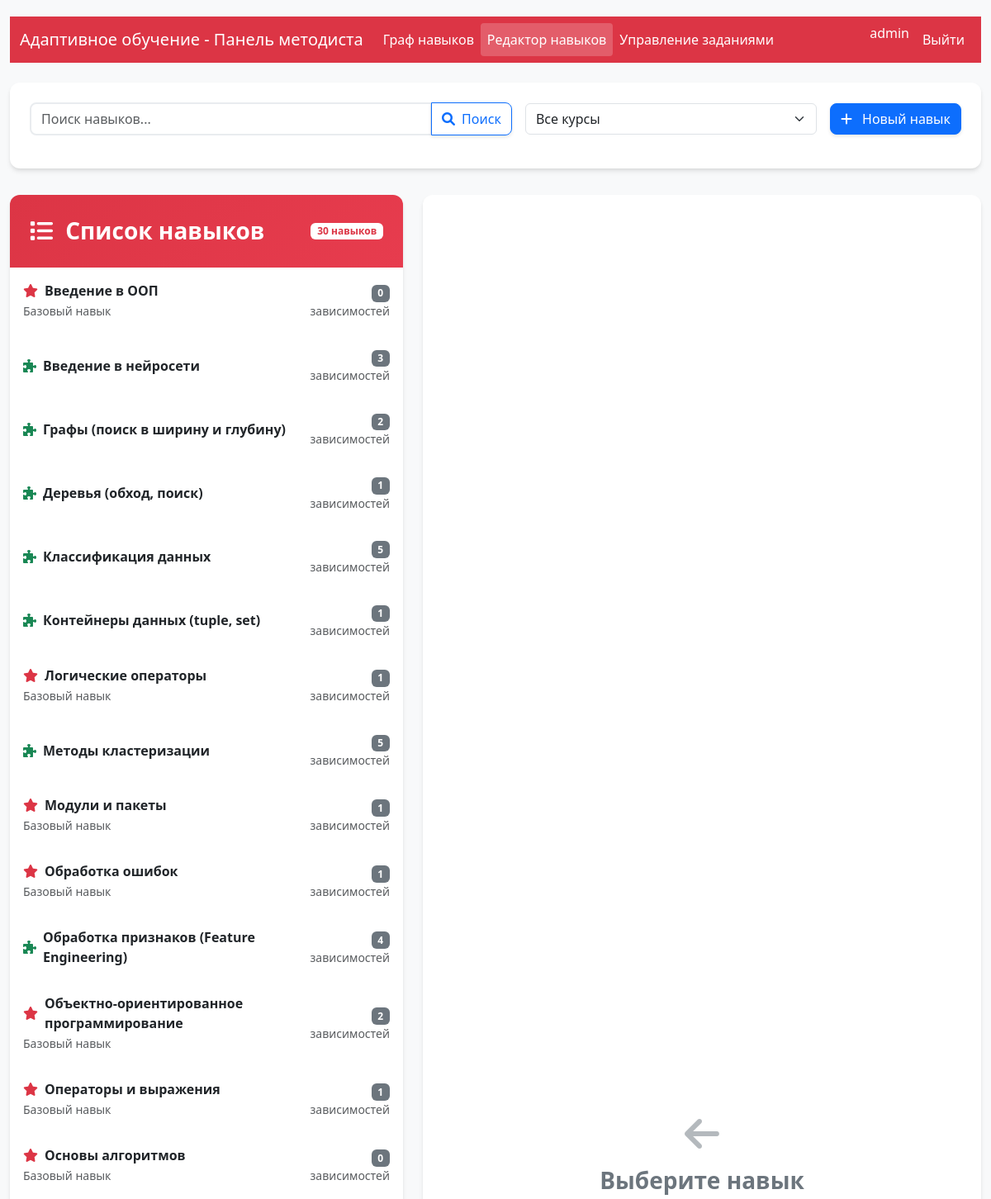
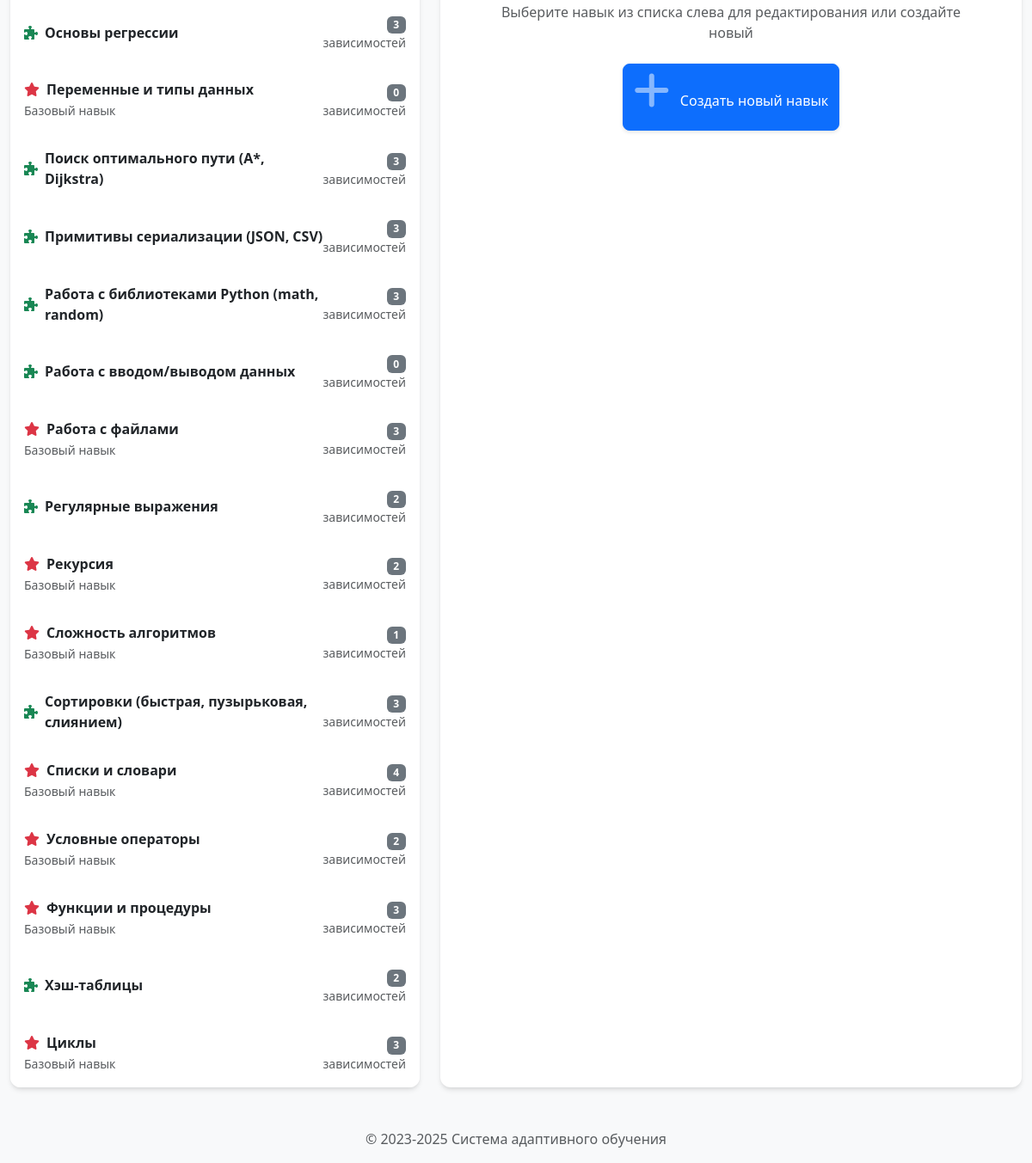
The page /methodist/edit/ (signed in) on the database its author committed (2 pictures, top to bottom).
### skills/models.py (models this page shows, shortened)
class Skill(models.Model):
    name = models.CharField(max_length=255, unique=True, verbose_name="Название навыка")
    description = models.TextField(blank=True, null=True, verbose_name="Описание навыка")
    is_base = models.BooleanField(default=False, verbose_name="Базовый навык")
    courses = models.ManyToManyField(Course, related_name="skills", verbose_name="Связанные курсы")
    prerequisites = models.ManyToManyField("self", symmetrical=False, blank=True, verbose_name="Необходимые навыки", related_name="dependent_skills")
    class Meta:
        verbose_name = "Навык"
        verbose_name_plural = "Навыки"
        ordering = ["name"]

### methodist/views.py (the view)
# urls.py: path("edit/", methodist_views.edit_skills, name='edit_skills'),
@login_required
@methodist_required
def edit_skills(request):
    search_query = request.GET.get('search', '')
    course_id = request.GET.get('course')
    skill_id = request.GET.get('skill')
    courses = Course.objects.all().prefetch_related('skills')
    filtered_skills = Skill.objects.all().prefetch_related('prerequisites')
    if search_query:
        filtered_skills = filtered_skills.filter(name__icontains=search_query)
    if course_id:
        try:
            course = Course.objects.get(id=course_id)
            filtered_skills = filtered_skills.filter(courses=course)
        except Course.DoesNotExist:
            pass    # Выбранный навык
    selected_skill = None
    dependent_skills = []
    if skill_id:
        try:
            selected_skill = Skill.objects.prefetch_related('prerequisites').get(id=skill_id)
            dependent_skills = Skill.objects.filter(prerequisites=selected_skill)
            graph_skills = set([selected_skill])
            graph_skills.update(selected_skill.prerequisites.all())
            graph_skills.update(dependent_skills)
            cytoscape_data = generate_cytoscape_data(graph_skills)
        except Skill.DoesNotExist:
            cytoscape_data = json.dumps({'nodes': [], 'edges': []})
    else:
        cytoscape_data = json.dumps({'nodes': [], 'edges': []})
    courses_json = json.dumps(
        list(courses.values('id', 'name')),
        cls=DjangoJSONEncoder
    )
    skills_json = json.dumps([
        {
            'id': s.id,
            'name': s.name,
            'courses': list(s.courses.values_list('id', flat=True)),
            'prerequisites': list(s.prerequisites.values_list('id', flat=True)),
        } for s in filtered_skills
    ], cls=DjangoJSONEncoder)
    context = {
        'courses': courses,
        'filtered_skills': filtered_skills,
        'selected_skill': selected_skill,
        'dependent_skills': dependent_skills,
        'cytoscape_data': cytoscape_data,
        'search_query': search_query,
        'selected_course_id': course_id,
        'courses_json': courses_json,
        'skills_json': skills_json,
    }
    return render(request, 'methodist/skills_edit.html', context)

### methodist/templates/methodist/skills_edit.html (shortened to what this page needs)
{% extends 'methodist/base.html' %}
{% load static %}
{% block extra_css %}
<link rel="stylesheet" href="{% static 'methodist/styles.css' %}">
{% endblock %}
{% block content %}
<div class="search-container">
    <div class="d-flex flex-column flex-lg-row gap-3 align-items-lg-center mb-3">
        <div class="flex-grow-1">
            <form method="get" class="modern-form" id="search-form">
                <div class="input-group">
                    <input type="text" class="form-control" placeholder="Поиск навыков..."
                           name="search" value="{{ search_query }}">
                    <button class="btn btn-outline-primary modern-btn" type="submit">
                        <i class="fas fa-search me-1"></i> Поиск
                    </button>
                </div>
            </form>
        </div>
        <div class="flex-shrink-0">
            <form method="get" id="course-filter-form">
                <select name="course" id="course-filter" class="form-select" onchange="this.form.submit()">
                    <option value="">Все курсы</option>
                </select>
            </form>
        </div>
        <div class="flex-shrink-0">
            <button id="new-skill-btn" class="btn btn-primary modern-btn">
                <i class="fas fa-plus me-2"></i> Новый навык
            </button>
        </div>
    </div>
</div>
<div class="row g-4">
    <div class="col-lg-5">
        <div class="modern-card h-100">
            <div class="gradient-header">
                <div class="d-flex justify-content-between align-items-center">
                    <h3 class="mb-0 fw-bold">
                        <i class="fas fa-list me-2"></i>
                        Список навыков
                    </h3>
                    <span class="badge bg-white text-primary">{{ filtered_skills.count }} навыков</span>
                </div>
            </div>
            <div class="list-group list-group-flush">
                {% for skill in filtered_skills %}
                <a href="?skill={{ skill.id }}{% if search_query %}&search={{ search_query }}{% endif %}{% if selected_course_id %}&course={{ selected_course_id }}{% endif %}"
                   class="list-group-item list-group-item-action skill-list-item border-0 py-3 {% if selected_skill and selected_skill.id == skill.id %}active{% endif %}">
                    <div class="d-flex justify-content-between align-items-center">
                        <div>
                            <div class="d-flex align-items-center gap-2">
                                {% if skill.is_base %}
                                    <i class="fas fa-star text-primary"></i>
                                {% else %}
                                    <i class="fas fa-puzzle-piece text-success"></i>
                                {% endif %}
                                <span class="fw-semibold">{{ skill.name }}</span>
                            </div>
                            {% if skill.is_base %}
                            <small class="text-muted">Базовый навык</small>
                            {% endif %}
                        </div>
                        <div class="text-end">
                            <span class="badge bg-secondary">{{ skill.prerequisites.count }}</span>
                            <small class="text-muted d-block">зависимостей</small>
                        </div>
                    </div>
                </a>
                {% empty %}
                <div class="empty-state">
                    <i class="fas fa-search"></i>
                    <h5 class="fw-bold">Навыки не найдены</h5>
                    <p class="text-muted">Попробуйте изменить критерии поиска</p>
                </div>
                {% endfor %}
            </div>
        </div>
    </div>
    <div class="col-lg-7">
        {% if selected_skill %}
        <div class="modern-card mb-4">
            <div class="gradient-header">
                <div class="d-flex justify-content-between align-items-center">
                    <h3 class="mb-0 fw-bold">
                        <i class="fas fa-edit me-2"></i>
                        Редактирование навыка
                    </h3>
                    <button id="delete-skill-btn" class="btn btn-outline-light modern-btn"
                            data-skill-id="{{ selected_skill.id }}" data-skill-name="{{ selected_skill.name }}">
                        <i class="fas fa-trash-alt me-1"></i> Удалить
                    </button>
                </div>
            </div>
            <div class="card-body p-4">
                <form action="{% url 'methodist_edit_skill' %}" method="post" id="edit-skill-form" class="modern-form">
                    {% csrf_token %}
                    <input type="hidden" name="skill_id" value="{{ selected_skill.id }}">
                    <div class="mb-4">
                        <label for="skill-name" class="form-label fw-semibold">Название навыка</label>
                        <input type="text" class="form-control" id="skill-name" name="name"
                               value="{{ selected_skill.name }}" required>
                    </div>
                    <div class="mb-4">
                        <div class="form-check">
                            <input type="checkbox" class="form-check-input" id="is-base" name="is_base"
                                   {% if selected_skill.is_base %}checked{% endif %}>
                            <label class="form-check-label fw-semibold" for="is-base">
                                <i class="fas fa-star text-warning me-1"></i>
                                Это базовый навык
                            </label>
                        </div>
                    </div>
                    <div class="d-flex gap-2">
                        <button type="submit" class="btn btn-primary modern-btn">
                            <i class="fas fa-save me-1"></i> Сохранить изменения
                        </button>
                        <button type="button" class="btn btn-outline-secondary modern-btn" id="assign-course-btn">
                            <i class="fas fa-book me-1"></i> Присвоить курсу
                        </button>
                    </div>
                </form>
            </div>
        </div>
        <div class="modern-card mb-4">
            <div class="card-header bg-white border-bottom">
                <h4 class="mb-0 fw-semibold text-dark">
                    <i class="fas fa-project-diagram me-2 text-primary"></i>
                    Граф зависимостей
                </h4>
            </div>
            <div class="network-container">
                <div id="skill-network" style="height: 300px;"></div>
            </div>
        </div>
        <div class="modern-card">
            <div class="card-header bg-white border-bottom">
                <div class="d-flex justify-content-between align-items-center">
                    <h4 class="mb-0 fw-semibold text-dark">
                        <i class="fas fa-link me-2 text-primary"></i>
                        Управление зависимостями
                    </h4>
                    <button class="btn btn-outline-primary modern-btn btn-sm" id="add-prerequisite-btn">
                        <i class="fas fa-plus me-1"></i> Добавить зависимость
                    </button>
                </div>
            </div>
            <div class="card-body p-0">
                <div class="p-4 border-bottom">
                    <h5 class="fw-semibold mb-3">
                        <i class="fas fa-arrow-left me-2 text-primary"></i>
                        Этот навык зависит от:
                    </h5>
                    <div id="prerequisites-list" class="d-flex flex-wrap gap-2">
                        {% if selected_skill.prerequisites.all %}
                            {% for prereq in selected_skill.prerequisites.all %}
                            <div class="prerequisite-badge" data-skill-id="{{ prereq.id }}">
                                <span>{{ prereq.name }}</span>
                                <button type="button" class="ms-2 btn-close btn-close-white remove-prerequisite-btn"
                                        aria-label="Удалить" data-skill-id="{{ selected_skill.id }}" data-prereq-id="{{ prereq.id }}">
                                </button>
                            </div>
                            {% endfor %}
                        {% else %}
                            <p class="text-muted mb-0">
                                <i class="fas fa-leaf me-1"></i>
                                У этого навыка нет зависимостей
                            </p>
                        {% endif %}
                    </div>
                </div>
                <div class="p-4">
                    <div class="d-flex justify-content-between align-items-center mb-3">
                        <h5 class="fw-semibold mb-0">
                            <i class="fas fa-arrow-right me-2 text-success"></i>
                            От этого навыка зависят:
                        </h5>
                        <button class="btn btn-outline-success modern-btn btn-sm" id="add-dependent-btn">
                            <i class="fas fa-plus me-1"></i> Добавить предпосылку
                        </button>
                    </div>                    <div id="dependents-list" class="d-flex flex-wrap gap-2">
                        {% if dependent_skills %}
                            {% for dep in dependent_skills %}
                            <div class="dependent-badge" data-skill-id="{{ dep.id }}">
                                <span>{{ dep.name }}</span>
                                <button type="button" class="ms-2 btn-close btn-close-white remove-dependent-btn"
                                        aria-label="Удалить" data-skill-id="{{ selected_skill.id }}" data-dependent-id="{{ dep.id }}">
                                </button>
                            </div>
                            {% endfor %}
                        {% else %}
                            <p class="text-muted mb-0">
                                <i class="fas fa-info-circle me-1"></i>
                                Нет навыков, зависящих от этого
                            </p>
                        {% endif %}
                    </div>
                </div>
            </div>
        </div>
        {% else %}
        <div class="modern-card h-100 d-flex align-items-center justify-content-center">
            <div class="empty-state">
                <i class="fas fa-arrow-left"></i>
                <h3 class="fw-bold">Выберите навык</h3>
                <p class="text-muted mb-4">Выберите навык из списка слева для редактирования или создайте новый</p>
                <button id="new-skill-btn-empty" class="btn btn-primary modern-btn">
                    <i class="fas fa-plus me-2"></i> Создать новый навык
                </button>
            </div>
        </div>
        {% endif %}
    </div>
</div>
{% endblock %}

### methodist/templates/methodist/base.html (shortened to what this page needs)
{% load static %}
<!DOCTYPE html>
<html lang="ru">
<head>
    <link href="https://cdn.jsdelivr.net/npm/bootstrap@5.3.0-alpha1/dist/css/bootstrap.min.css" rel="stylesheet">
    <link rel="stylesheet" href="https://cdnjs.cloudflare.com/ajax/libs/font-awesome/6.0.0/css/all.min.css">
    {% block extra_css %}{% endblock %}
</head>
<body class="methodist-theme">
    <div class="container">
        <header class="mb-4">
            <nav class="navbar navbar-expand-lg navbar-dark bg-danger">
                <div class="container-fluid">
                    <a class="navbar-brand" href="/methodist/">Адаптивное обучение - Панель методиста</a>
                    <div class="collapse navbar-collapse" id="navbarNav">                        <ul class="navbar-nav me-auto mb-2 mb-lg-0">
                            <li class="nav-item"><a class="nav-link" href="/methodist/">Граф навыков</a></li>
                            <li class="nav-item"><a class="nav-link" href="/methodist/edit/">Редактор навыков</a></li>
                            <li class="nav-item"><a class="nav-link" href="/methodist/tasks/">Управление заданиями</a></li>
                        </ul>
                        <ul class="navbar-nav">
                            {% if user.is_authenticated %}
                                <li class="nav-item"><span class="navbar-text me-2 text-white">{{ user.username }}</span></li>
                                <li class="nav-item"><a class="nav-link" href="/logout/">Выйти</a></li>
                            {% else %}
                                <li class="nav-item"><a class="nav-link" href="/login/">Войти</a></li>
                            {% endif %}
                        </ul>
                    </div>
                </div>
            </nav>        </header>
        <main>
            {% block content %}{% endblock %}
        </main>
        <footer class="mt-5 text-center text-muted">
            <p>© 2023-2025 Система адаптивного обучения</p>
        </footer>
    </div>
</body>
</html>

### rows shown on the page
Skill: is_base True (drawn), name "Введение в ООП", prerequisites.count "0"
Skill: is_base False (drawn), name "Введение в нейросети", prerequisites.count "3"
Skill: is_base False (drawn), name "Графы (поиск в ширину и глубину)", prerequisites.count "2"
Skill: is_base False (drawn), name "Деревья (обход, поиск)", prerequisites.count "1"
Skill: is_base False (drawn), name "Классификация данных", prerequisites.count "5"
Skill: is_base False (drawn), name "Контейнеры данных (tuple, set)", prerequisites.count "1"
Skill: is_base True (drawn), name "Логические операторы", prerequisites.count "1"
Skill: is_base False (drawn), name "Методы кластеризации", prerequisites.count "5"
Skill: is_base True (drawn), name "Модули и пакеты", prerequisites.count "1"
Skill: is_base True (drawn), name "Обработка ошибок", prerequisites.count "1"
Skill: is_base False (drawn), name "Обработка признаков (Feature Engineering)", prerequisites.count "4"
Skill: is_base True (drawn), name "Объектно-ориентированное программирование", prerequisites.count "2"
Skill: is_base True (drawn), name "Операторы и выражения", prerequisites.count "1"
Skill: is_base True (drawn), name "Основы алгоритмов", prerequisites.count "0"
Skill: is_base False (drawn), name "Основы регрессии", prerequisites.count "3"
Skill: is_base True (drawn), name "Переменные и типы данных", prerequisites.count "0"
Skill: is_base False (drawn), name "Поиск оптимального пути (A*, Dijkstra)", prerequisites.count "3"
Skill: is_base False (drawn), name "Примитивы сериализации (JSON, CSV)", prerequisites.count "3"
Skill: is_base False (drawn), name "Работа с библиотеками Python (math, random)", prerequisites.count "3"
Skill: is_base False (drawn), name "Работа с вводом/выводом данных", prerequisites.count "0"
Skill: is_base True (drawn), name "Работа с файлами", prerequisites.count "3"
Skill: is_base False (drawn), name "Регулярные выражения", prerequisites.count "2"
Skill: is_base True (drawn), name "Рекурсия", prerequisites.count "2"
Skill: is_base True (drawn), name "Сложность алгоритмов", prerequisites.count "1"
Skill: is_base False (drawn), name "Сортировки (быстрая, пузырьковая, слиянием)", prerequisites.count "3"
Skill: is_base True (drawn), name "Списки и словари", prerequisites.count "4"
Skill: is_base True (drawn), name "Условные операторы", prerequisites.count "2"
Skill: is_base True (drawn), name "Функции и процедуры", prerequisites.count "3"
Skill: is_base False (drawn), name "Хэш-таблицы", prerequisites.count "2"
Skill: is_base True (drawn), name "Циклы", prerequisites.count "3"

### other values the page prints
{{ user.username }} "admin"
{{ filtered_skills.count }} "30"
